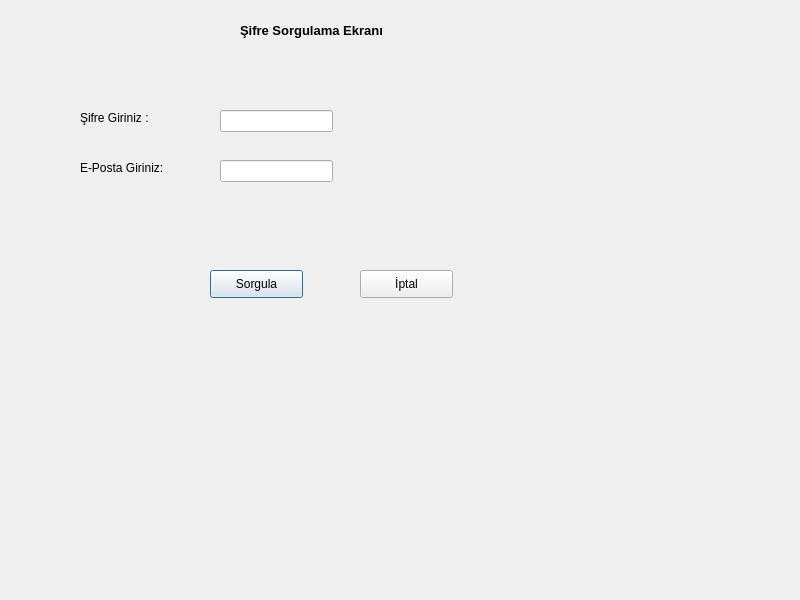
<?xml version="1.0" encoding="UTF-8"?>
<ui version="4.0">
 <class>Dialog</class>
 <widget class="QDialog" name="Dialog">
  <property name="geometry">
   <rect>
    <x>0</x>
    <y>0</y>
    <width>800</width>
    <height>600</height>
   </rect>
  </property>
  <property name="windowTitle">
   <string>Dialog</string>
  </property>
  <widget class="QLineEdit" name="lnEd_Sifre">
   <property name="geometry">
    <rect>
     <x>220</x>
     <y>110</y>
     <width>113</width>
     <height>22</height>
    </rect>
   </property>
  </widget>
  <widget class="QPushButton" name="btnSorgula">
   <property name="geometry">
    <rect>
     <x>210</x>
     <y>270</y>
     <width>93</width>
     <height>28</height>
    </rect>
   </property>
   <property name="text">
    <string>Sorgula</string>
   </property>
  </widget>
  <widget class="QPushButton" name="btnIptal">
   <property name="geometry">
    <rect>
     <x>360</x>
     <y>270</y>
     <width>93</width>
     <height>28</height>
    </rect>
   </property>
   <property name="text">
    <string>İptal</string>
   </property>
  </widget>
  <widget class="QLabel" name="label">
   <property name="geometry">
    <rect>
     <x>80</x>
     <y>110</y>
     <width>81</width>
     <height>16</height>
    </rect>
   </property>
   <property name="text">
    <string>Şifre Giriniz :</string>
   </property>
  </widget>
  <widget class="QLabel" name="label_2">
   <property name="geometry">
    <rect>
     <x>80</x>
     <y>160</y>
     <width>91</width>
     <height>16</height>
    </rect>
   </property>
   <property name="text">
    <string>E-Posta Giriniz:</string>
   </property>
  </widget>
  <widget class="QLineEdit" name="lnEd_Eposta">
   <property name="geometry">
    <rect>
     <x>220</x>
     <y>160</y>
     <width>113</width>
     <height>22</height>
    </rect>
   </property>
  </widget>
  <widget class="QLabel" name="label_3">
   <property name="geometry">
    <rect>
     <x>240</x>
     <y>20</y>
     <width>211</width>
     <height>20</height>
    </rect>
   </property>
   <property name="font">
    <font>
     <pointsize>10</pointsize>
     <weight>75</weight>
     <bold>true</bold>
    </font>
   </property>
   <property name="text">
    <string>Şifre Sorgulama Ekranı</string>
   </property>
  </widget>
 </widget>
 <resources/>
 <connections>
  <connection>
   <sender>btnIptal</sender>
   <signal>clicked()</signal>
   <receiver>Dialog</receiver>
   <slot>accept()</slot>
   <hints>
    <hint type="sourcelabel">
     <x>386</x>
     <y>295</y>
    </hint>
    <hint type="destinationlabel">
     <x>314</x>
     <y>587</y>
    </hint>
   </hints>
  </connection>
 </connections>
</ui>
